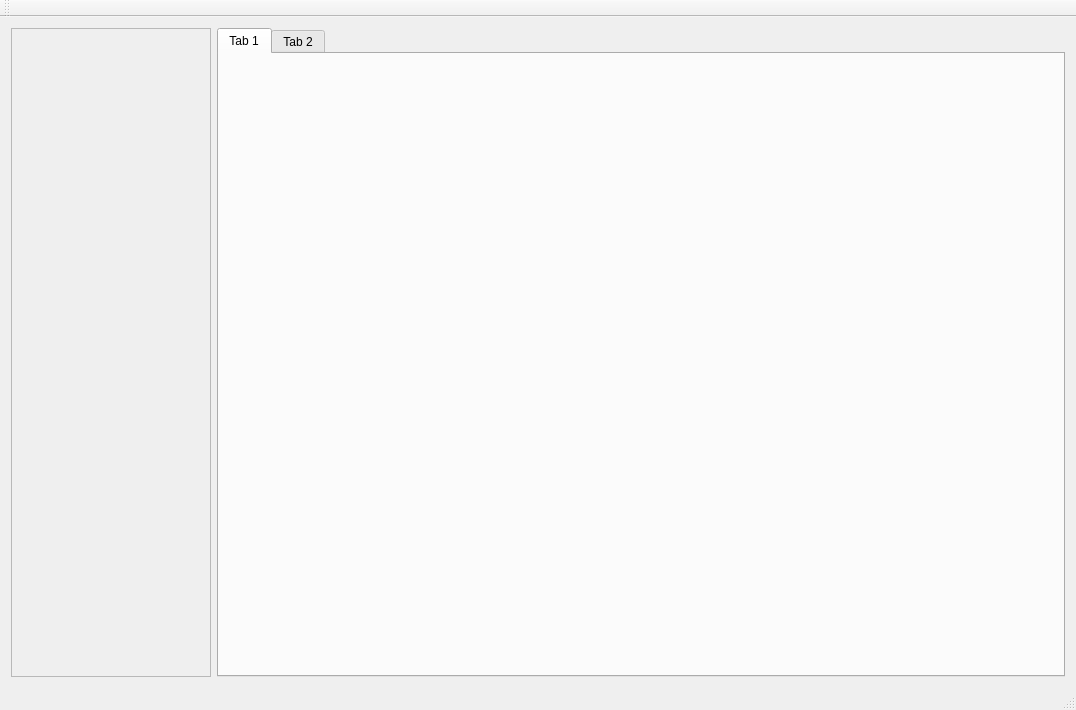
<?xml version="1.0" encoding="UTF-8"?>
<ui version="4.0">
 <class>MainWindow</class>
 <widget class="QMainWindow" name="MainWindow">
  <property name="geometry">
   <rect>
    <x>0</x>
    <y>0</y>
    <width>1076</width>
    <height>710</height>
   </rect>
  </property>
  <property name="windowTitle">
   <string>MainWindow</string>
  </property>
  <widget class="QWidget" name="centralWidget">
   <layout class="QGridLayout" name="gridLayout">
    <item row="0" column="1">
     <widget class="QTabWidget" name="tabWidget">
      <property name="minimumSize">
       <size>
        <width>200</width>
        <height>200</height>
       </size>
      </property>
      <widget class="QWidget" name="tab">
       <attribute name="title">
        <string>Tab 1</string>
       </attribute>
      </widget>
      <widget class="QWidget" name="tab_2">
       <attribute name="title">
        <string>Tab 2</string>
       </attribute>
      </widget>
     </widget>
    </item>
    <item row="0" column="0">
     <widget class="QFrame" name="frame">
      <property name="minimumSize">
       <size>
        <width>200</width>
        <height>200</height>
       </size>
      </property>
      <property name="frameShape">
       <enum>QFrame::StyledPanel</enum>
      </property>
      <property name="frameShadow">
       <enum>QFrame::Raised</enum>
      </property>
     </widget>
    </item>
   </layout>
  </widget>
  <widget class="QMenuBar" name="menuBar">
   <property name="geometry">
    <rect>
     <x>0</x>
     <y>0</y>
     <width>1076</width>
     <height>21</height>
    </rect>
   </property>
  </widget>
  <widget class="QToolBar" name="mainToolBar">
   <attribute name="toolBarArea">
    <enum>TopToolBarArea</enum>
   </attribute>
   <attribute name="toolBarBreak">
    <bool>false</bool>
   </attribute>
  </widget>
  <widget class="QStatusBar" name="statusBar"/>
 </widget>
 <layoutdefault spacing="6" margin="11"/>
 <resources/>
 <connections/>
</ui>
